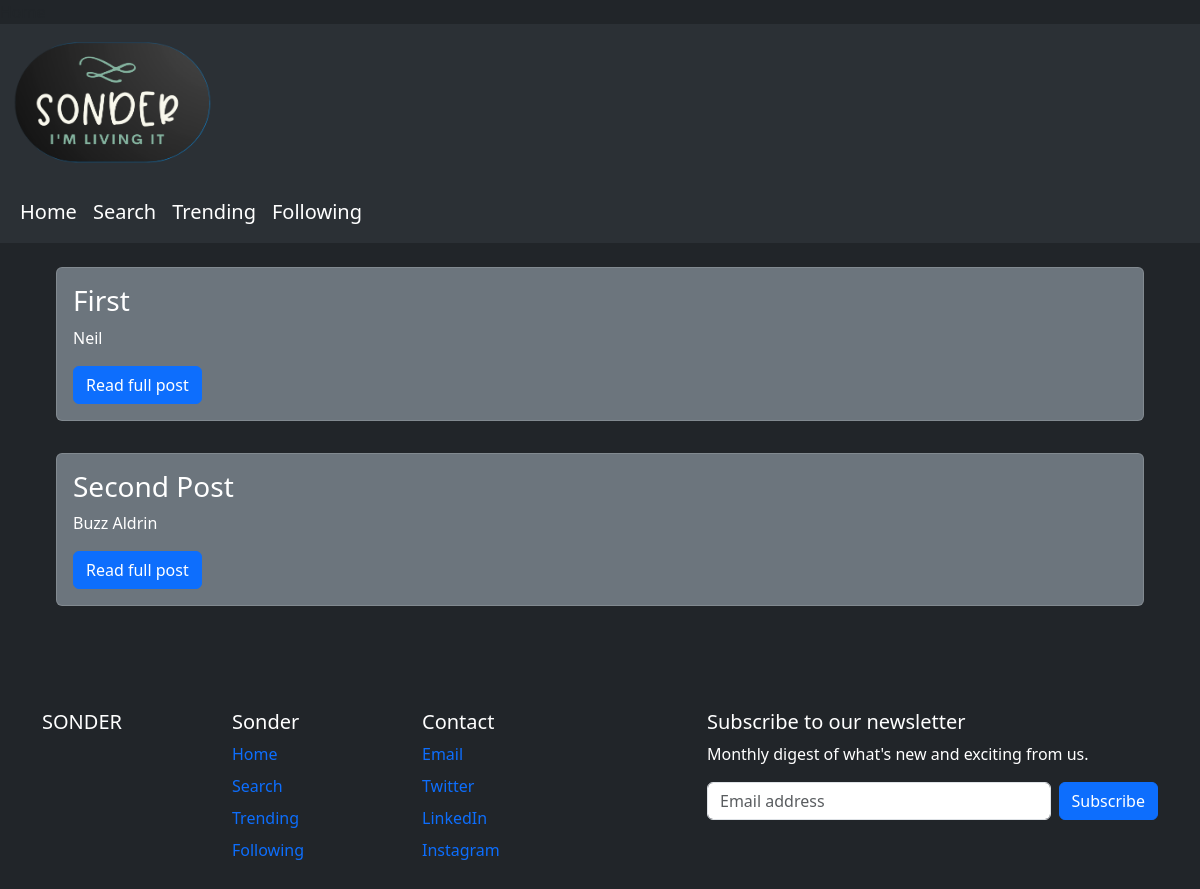
Before: / with the older database file.
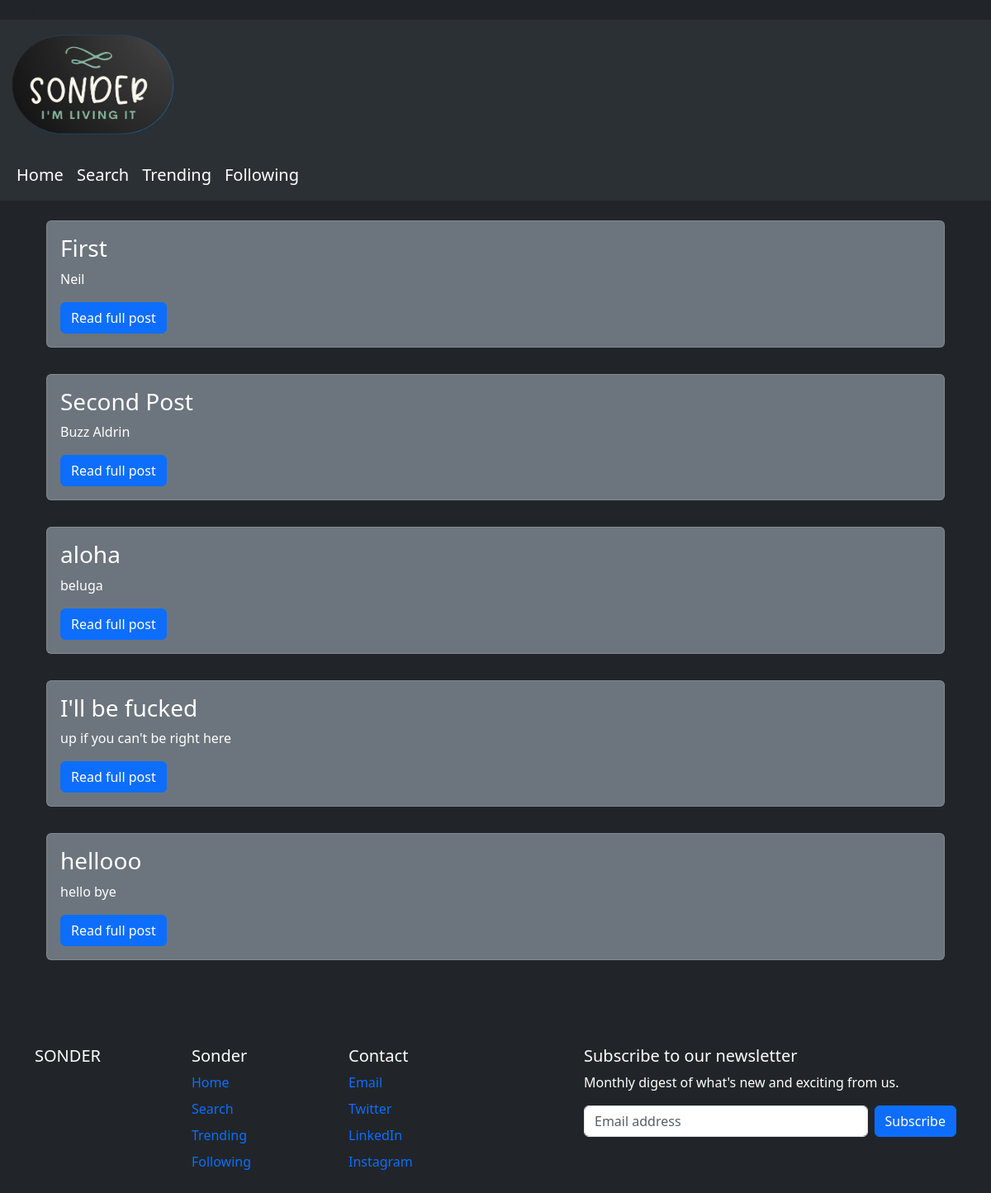
After: the same page with the newer database file.
### tables this page shows
CREATE TABLE posts (
    id INTEGER PRIMARY KEY AUTOINCREMENT,
    created TIMESTAMP NOT NULL DEFAULT CURRENT_TIMESTAMP,
    title TEXT NOT NULL,
    content TEXT NOT NULL
);

### app.py (the view)
@app.route('/')
def home():
    conn = get_db_connection()
    posts = conn.execute('SELECT * FROM posts').fetchall()
    conn.close()
    return render_template('index.html',posts=posts)

### app.py (called while the page is built)
def get_db_connection():
    conn = sqlite3.connect('database.db')
    conn.row_factory = sqlite3.Row
    return conn

### templates/index.html (shortened to what this page needs)
{% extends 'base.html' %}
{% block body %}
{% for post in posts %}
<div class="d-grid gap-3">
        <div class="p-2 bg-dark text-white mx-5 mt-3" data-bs-theme="dark">
            <div class="card bg-secondary text-white" data-bs-theme = "dark">
                <div class="card-body">
                  <h3 class="card-title">{{post.title}}</h3>
                  <p class="card-text">{{post.content}}</p>
                  <a href="{{post.id}}" class="btn btn-primary">Read full post</a>
                </div>
              </div>
        </div>
  </div>
{% endfor %}
{% endblock %}

### templates/base.html (shortened to what this page needs)
<!doctype html>
<html lang="en">
  <head>
    <link href="https://cdn.jsdelivr.net/npm/bootstrap@5.3.0-alpha2/dist/css/bootstrap.min.css" rel="stylesheet">
  </head>
  <body class = bg-dark>
    <nav class="navbar navbar-expand-lg bg-body-tertiary bg-dark" data-bs-theme="dark">
        <div class="container-fluid">
            <a class="navbar-brand" href="index.html">
                <img src="{{ url_for('static', filename='logo.png') }}" width="200" height="130" class="d-inline-block align-text-top" />
            </a>
        </div>
        </nav>
    <nav class="navbar navbar-expand-lg bg-body-tertiary bg-dark sticky-top fs-5"  data-bs-theme="dark">
    <div class="container-fluid">
        <div class="collapse navbar-collapse" id="navbarSupportedContent">
        <ul class="navbar-nav me-auto mb-2 mb-lg-0">
            <li class="nav-item">
            <a class="nav-link active" aria-current="page" href="/">Home</a>
            </li>
            <li class="nav-item">
            <a class="nav-link active" aria-current="page" href="/search">Search</a>
            </li>
            <li class="nav-item">
            <a class="nav-link active" aria-current="page" href="/trending">Trending</a>
            </li>
            <li class="nav-item">
            <a class="nav-link active" aria-current="page" href="#">Following</a>
            </li>
        </ul>
        </div>
    </div>
    </nav>
    {% block body %}
    {% endblock %}
      <div class="container mt-5">
        <footer class="py-5 text-white">
          <div class="row">
            <div class="col-6 col-md-2 mb-3">
              <h5><a href="index.html" class = "nav-link p-0"> SONDER</a></h5>
            </div>
            <div class="col-6 col-md-2 mb-3">
              <h5>Sonder</h5>
              <ul class="nav flex-column">
                <li class="nav-item mb-2"><a href="/" class="nav-link p-0">Home</a></li>
                <li class="nav-item mb-2"><a href="/search" class="nav-link p-0">Search</a></li>
                <li class="nav-item mb-2"><a href="/trending" class="nav-link p-0">Trending</a></li>
                <li class="nav-item mb-2"><a href="#" class="nav-link p-0">Following</a></li>
              </ul>
            </div>
            <div class="col-6 col-md-2 mb-3">
              <h5>Contact</h5>
              <ul class="nav flex-column">
                <li class="nav-item mb-2"><a href="mailto:sonder@gmail.com" class="nav-link p-0">Email</a></li>
                <li class="nav-item mb-2"><a href="https://twitter.com" class="nav-link p-0">Twitter</a></li>
                <li class="nav-item mb-2"><a href="https://linked.com" class="nav-link p-0">LinkedIn</a></li>
                <li class="nav-item mb-2"><a href="https://instagram.com" class="nav-link p-0">Instagram</a></li>
              </ul>
            </div>
            <div class="col-md-5 offset-md-1 mb-3">
              <form>
                <h5>Subscribe to our newsletter</h5>
                <p>Monthly digest of what's new and exciting from us.</p>
                <div class="d-flex flex-column flex-sm-row w-100 gap-2">
                  <input id="newsletter1" type="text" class="form-control" placeholder="Email address">
                  <button class="btn btn-primary" type="button">Subscribe</button>
                </div>
              </form>
            </div>
          </div>
        </footer>
      </div>
  </body>
</html>

Changed rows visible on the page:
added posts: title "aloha", content "beluga"
added posts: title "I'll be fucked", content "up if you can't be right here"
added posts: title "hellooo", content "hello bye"
